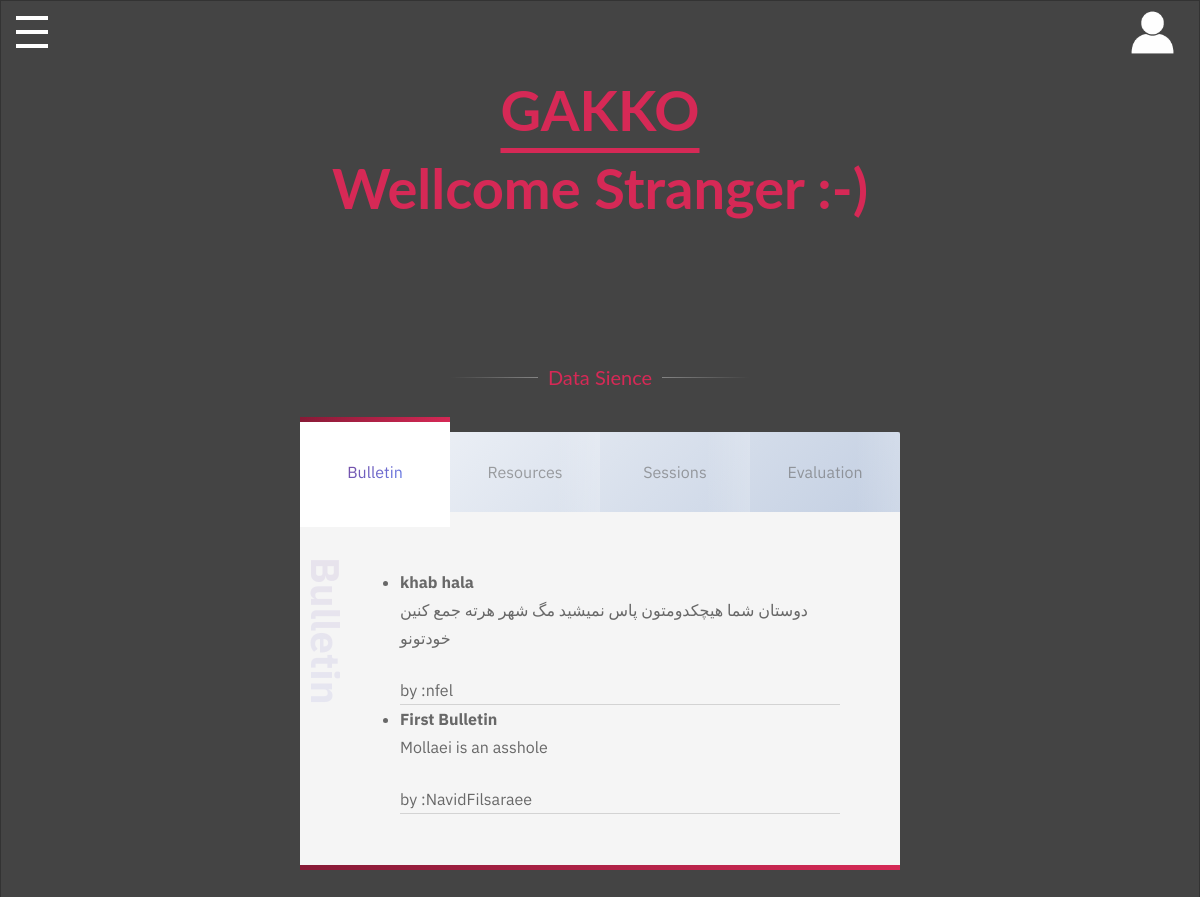
The app's page /edu/course/1 with its own data.
### education/models.py (models this page shows)
class Course(models.Model):
    title = models.CharField(max_length=200)
    detail = models.CharField(_("What is this ???"),
                              max_length=200, default=' ')
    faculty = models.CharField(_("faculty name"), max_length=200)  # daneshkade
    unit_count = models.PositiveIntegerField(
        _("Unit"), validators=[MaxValueValidator(5)])
    def __str__(self):
        return f'{self.title} - {self.faculty}'

class BulletinBoard(models.Model):
    title = models.CharField(max_length=100)
    description = models.TextField(max_length=255)
    publisher = models.ForeignKey(User, on_delete=models.CASCADE)
    course = models.ForeignKey(
        Course, on_delete=models.CASCADE, null=True, blank=True)
    class Meta:
        ordering = ['-id']
    def __str__(self):
        return f'{self.title} , by {self.publisher.username}'

### user/models.py (models this page shows, shortened)
class User(AbstractUser):
    university_id = models.CharField(max_length=255,auto_created=True, primary_key=True)
    user_choices = (
        ('S', 'student'),
        ('T', 'teacher'),
        ('U', 'university_staff'),
    )
    user_type = models.CharField(max_length=1, choices=user_choices)
    objects = UserManager()
    students = Student()
    teachers = Teacher()
    uni = University_staff()

### education/views.py (the view)
# urls.py: path('course/<int:pk>', CourseDetailView.as_view(), name='course-detail'),
class CourseDetailView(DetailView):
    model = Course
    def get_context_data(self, **kwargs):
        context = super().get_context_data(**kwargs)
        context["courseresources"] = CourseResources.objects.filter(course = self.object)
        context["coursesession"] = CourseSession.objects.filter(course = self.object)
        context["bulletinboard"] = BulletinBoard.objects.filter(course=self.object)
        print(context)
        return context

### education/models.py (called while the page is built)
    def __str__(self):
        return self.title

    def __str__(self):
        return f'{self.course.title} - {self.day_of_week}'

### education/templates/education/course_detail.html (shortened to what this page needs)
{% extends 'base.html' %}
{% load static %}
{% block content %}
  <link rel="stylesheet" href="{% static 'css/course-detail.css' %}">
<div class="skills">
          <hr class="hr-text" data-content="{{object.title}}">
        </div>
<section id="wrapper">
   <div class="content">
      <div class="tabs">
         <button class="tablinks active" data-country="Bulletin"><p data-title="Bulletin">Bulletin</p></button>
         <button class="tablinks" data-country="Resources"><p data-title="Resources">Resources</p></button>
         <button class="tablinks" data-country="Sessions"><p data-title="Sessions">Sessions</p></button>
         <button class="tablinks" data-country="Evaluation"><p data-title="Evaluation">Evaluation</p></button>
      </div>
      <div class="wrapper_tabcontent">
         <div id="Bulletin" class="tabcontent active">
            <h3>Bulletin</h3>
            <ul>
            {% for bulletin in bulletinboard %}
               <li>
               <strong>{{bulletin.title}}</strong>
               <br>
                  <p>{{bulletin.description}}</p>by :{{bulletin.publisher.username}}
               <br>
               </li>
            {% endfor %}
         </div>
      </div>
   </div>
</section>
{% endblock content %}

### static/css/style.css (style rules this page uses)
html { --scrollbarBG: #262a2b; --thumbBG: #d62956; }
body { scrollbar-width: thin; scrollbar-color: var(--thumbBG) var(--scrollbarBG); }
div { scrollbar-width: thin; scrollbar-color: var(--thumbBG) var(--scrollbarBG); }
html { overflow: hidden; }
body { height: 100vh; overflow-y: auto; margin: 0 auto; padding: 2rem; font: 100%/1.4 serif; border: 1px solid rgba(0, 0, 0, 0.25) }
p { margin: 0 0 1.5em; }

### static/css/sidebar.css (style rules this page uses)
main .content { transform: translate3d(0, 0, 0); will-change: transform, filter; transition: all 0.5s cubic-bezier(0.19, 1, 0.22, 1); }
body { overflow-x: hidden; background: #444; color: white; font: 1em/1.4 "lato"; }
.skills { max-width: 50%; margin: 40px auto; text-align: center; }
.skills .hr-text { font-size: 20px; position: relative; border: 0; height: 1.5em; }
.skills .hr-text:before { content: ""; background: linear-gradient(to right, transparent, #b2b2b2, transparent); position: absolute; left: 0; top: 50%; width: 100%; height: 1px; }
.skills .hr-text:after { content: attr(data-content); position: relative; display: inline-block; color: black; padding: 0 0.5em; line-height: 1.5em; color: #d62956; background-color: #444444; }

### static/css/course-detail.css (style rules this page uses)
#wrapper { display: flex; justify-content: center; align-items: center; width: 100%; }
.content { max-width: 600px; width: 100%; min-width: 260px; margin: 0 5%; margin-top: 10%; transition: 0.3s ease; margin: auto; }
.tabs { margin: 0; background-image: linear-gradient(135deg, #f5f7fa 0%, #c3cfe2 100%); display: flex; justify-content: space-between; align-items: center; height: 80px; border-radius: 2px 2px 0px 0px; }
.tablinks { background: transparent; background-image: linear-gradient(90deg, transparent 70%, rgba(255, 255, 255, 0.2) 100%); border: none; outline: none; cursor: pointer; width: 25%; height: 80px; position: relative; display: flex; justify-content: center; align-items: center; font-size: 16px; font-family: "IBM Plex Sans", sans-serif; overflow: hidden; transition: 0.3s ease; }
.tablinks:before { background-image: linear-gradient( 135deg , #871a36 0%, #d62956 100%); content: ""; width: 100%; height: 0px; position: absolute; top: 0; left: 0; transition: 0.3s ease-in-out; z-index: 2; }
.tablinks.active { background-color: white; z-index: 0; border-right: 0px; border-left: 0px; height: 110px; bottom: 0px; overflow: hidden; }
.tablinks.active:before { content: ""; width: 100%; height: 5px; top: 0; left: 0; }
.tablinks.active p, .tablinks.active:hover p { opacity: 1; background: -webkit-linear-gradient(135deg, #667eea 0%, #764ba2 100%); -webkit-background-clip: text; -webkit-text-fill-color: transparent; }
.tablinks p { opacity: 0.6; display: flex; align-items: center; justify-content: center; z-index: 2; transition: 0.5s ease; padding: 0; margin: 0; color: #686868; backface-visibility: hidden; font-weight: 400; }
.tablinks p:before { content: attr(data-title); position: absolute; height: auto; width: auto; color: white; display: flex; align-items: center; justify-content: center; opacity: 0.1; font-size: 40px; transition: 1s ease-out; z-index: -1; font-weight: 600; top: 110%; }
.wrapper_tabcontent { background-color: whitesmoke; margin-top: 0px; z-index: -3; position: relative; opacity: 1; padding: 40px 60px; overflow: hidden; color:rgb(27, 21, 21); transition: all 1s ease; top: 0; }
.tabcontent { display: none; min-height: 180px; }
.tabcontent.active { transition: all 1s ease; display: block; }
.wrapper_tabcontent:after { content: ""; height: 5px; width: 100%; position: absolute; background-image: linear-gradient( 135deg , #871a36 0%, #d62956 100%); left: 0; bottom: 0; z-index: -2; transition: all 1s ease; }
.tabcontent h3 { font-size: 40px; top: 75px; transform: rotate(90deg); position: absolute; left: -90px; opacity: 0.1; width: 200px; height: 60px; background: -webkit-linear-gradient(135deg, #667eea 0%, #764ba2 100%); -webkit-background-clip: text; -webkit-text-fill-color: transparent; padding: 0; animation: city 1s ease; }
.tabcontent { color: #686868; margin: 0; padding: 0; line-height: 28px; font-weight: 400; transition: all 1s ease; animation: fadeEffect 0.6s ease; width: 100%; font-size: 16px; font-family: "IBM Plex Sans", sans-serif; }
li { border-bottom: 0.1em solid lightgray; }

### records on screen
BulletinBoard: title "khab hala", description "دوستان شما هیچکدومتون پاس نمیشید مگ شهر هرته جمع کنین خودتونو", publisher.username "nfel"
BulletinBoard: title "First Bulletin", description "Mollaei is an asshole", publisher.username "NavidFilsaraee"
